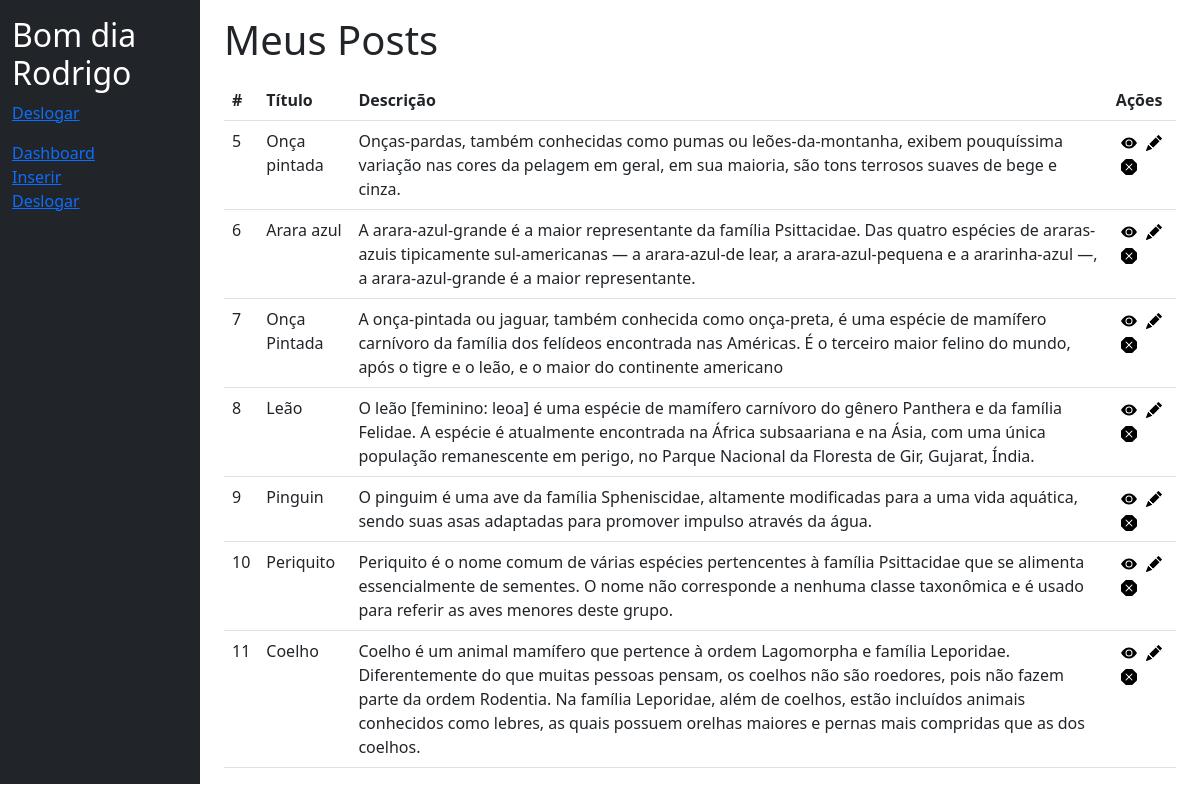
Page /admim/view2.php (signed in) on the committed database.
### tables this page shows
CREATE TABLE `posts` (
  `id` int(11) NOT NULL,
  `title` varchar(30) NOT NULL,
  `description` longtext NOT NULL,
  `data` date NOT NULL,
  `image` varchar(150) NOT NULL
);

### admim/view2.php (the view, shortened to what this page needs)
<?php
include('../config/connection.php');
include('header.php');
include('footer.php');
$stmt = $conectar->prepare("SELECT * FROM posts ORDER BY id");
$stmt->execute();
$results = $stmt->fetchALL(PDO::FETCH_ASSOC);;
?>
<div class="container-fluid">
    <div class="row">
    <nav id="sidebarMenu" class="col-md-3 col-lg-2 text-white bg-dark pt-3">
                <h2>Bom dia <?php echo $_SESSION['nome']; ?></h2>
                <p><a href="?sair">Deslogar</a></p>
                <ul class="nav flex-column">
                    <li class="nav-item">
                        <a href="" class="nav-item">Dashboard</a>
                    </li>
                    <li class="nav-item">
                        <a href="" class="nav-item">Inserir</a>
                    </li>
                </ul>
	   <p><a href="?sair">Deslogar</a></p>
            </nav>
        <main class="col-md-9 col-lg-10">
            <div class="container">
                <h1 id="main-title" class="title">Meus Posts</h1>
                <table class="table" id="contacts-table">
                    <thead>
                        <tr>
                            <th scope="col">#</th>
                            <th scope="col">Título</th>
                            <th scope="col">Descrição</th>
                            <th scope="col">Ações</th>
                        </tr>
                    </thead>
                    <tbody>
                        <?php foreach ($results as $post) : ?>
                            <tr>
                                <td scope="row"><?= $post["id"] ?></td>
                                <td scope="row"><?= $post["title"] ?></td>
                                <td scope="row"><?= $post["description"] ?></td>
                                <td class="actions">
                                    <a href="viewBlog.php?id=<?= $post["id"] ?>" class="icons">
                                        <svg xmlns="http://www.w3.org/2000/svg" width="16" height="16" fill="dark" class="bi bi-eye-fill" viewBox="0 0 16 16">
                                            <path d="M10.5 8a2.5 2.5 0 1 1-5 0 2.5 2.5 0 0 1 5 0z" />
                                            <path d="M0 8s3-5.5 8-5.5S16 8 16 8s-3 5.5-8 5.5S0 8 0 8zm8 3.5a3.5 3.5 0 1 0 0-7 3.5 3.5 0 0 0 0 7z" />
                                        </svg>
                                    </a>
                                    <a href="editar.php?id=<?= $post["id"] ?>" class="icons">
                                    </a>
                                    <a href="delete.php?id=<?= $post["id"] ?>" class="icons">
                                    </a>
                                </td>
                            </tr>
                        <?php endforeach; ?>

### admim/header.php (shortened to what this page needs)
<!DOCTYPE html>
<html lang="pt-br">
<head>
    <link rel="stylesheet" href="style.css">
<link href="https://cdn.jsdelivr.net/npm/bootstrap@5.2.0-beta1/dist/css/bootstrap.min.css" rel="stylesheet">
</head>
<body>
</body>

### admim/footer.php (shortened to what this page needs)
</body>
</html>

### admim/style.css (style rules this page uses)
.icons { text-decoration: none; }
.icons svg { margin-left: 0.3rem; }
.title { margin-top: 1rem; margin-bottom: 1rem; }

### rows in the picture
posts: id "5", title "Onça pintada", description "Onças-pardas, também conhecidas como pumas ou leões-da-montanha, exibem pouquíssima variação nas cores da pelagem em geral, em sua maioria, são tons terrosos suaves de bege e cinza."
posts: id "6", title "Arara azul", description "A arara-azul-grande é a maior representante da família Psittacidae. Das quatro espécies de araras-azuis tipicamente sul-americanas — a arara-azul-de lear, a arara-azul-pequena e a ararinha-azul —, a arara-azul-grande é a maior representante."
posts: id "7", title "Onça Pintada", description "A onça-pintada ou jaguar, também conhecida como onça-preta, é uma espécie de mamífero carnívoro da família dos felídeos encontrada nas Américas. É o terceiro maior felino do mundo, após o tigre e o leão, e o maior do continente americano"
posts: id "8", title "Leão", description "O leão [feminino: leoa] é uma espécie de mamífero carnívoro do gênero Panthera e da família Felidae. A espécie é atualmente encontrada na África subsaariana e na Ásia, com uma única população remanescente em perigo, no Parque Nacional da Floresta de Gir, Gujarat, Índia."
posts: id "9", title "Pinguin", description "O pinguim é uma ave da família Spheniscidae, altamente modificadas para a uma vida aquática, sendo suas asas adaptadas para promover impulso através da água."
posts: id "10", title "Periquito", description "Periquito é o nome comum de várias espécies pertencentes à família Psittacidae que se alimenta essencialmente de sementes. O nome não corresponde a nenhuma classe taxonômica e é usado para referir as aves menores deste grupo."
posts: id "11", title "Coelho", description "Coelho é um animal mamífero que pertence à ordem Lagomorpha e família Leporidae. Diferentemente do que muitas pessoas pensam, os coelhos não são roedores, pois não fazem parte da ordem Rodentia. Na família Leporidae, além de coelhos, estão incluídos animais conhecidos como lebres, as quais possuem orelhas maiores e pernas mais compridas que as dos coelhos."

### other values in the picture
$_SESSION['nome'] "Rodrigo"
